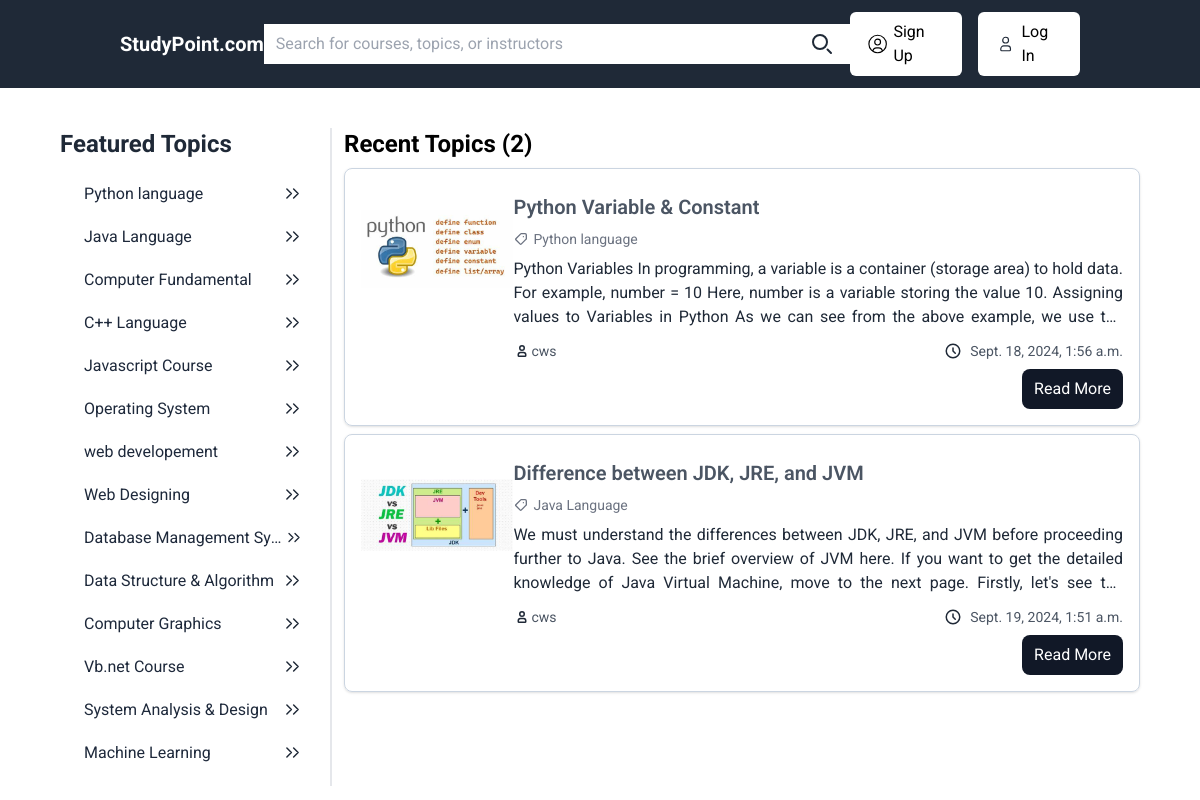
The page / on the database its author committed.
### cms/models.py (models this page shows, shortened)
class Topic(models.Model):
    name = models.CharField(max_length=200)
    description = models.TextField()
    created_at = models.DateTimeField(auto_now_add=True)

class Content(models.Model):
    topic = models.ForeignKey(Topic, on_delete=models.CASCADE)
    title = models.CharField(max_length=200)
    content = models.TextField()
    created_at = models.DateTimeField(auto_now_add=True)
    feature_image = models.ImageField(upload_to="content/")
    author = models.ForeignKey(User, on_delete=models.SET_NULL, blank=True, null=True)
    class Meta:
        ordering = ['-title']

### cms/views.py (the view)
# urls.py: path("", homepage, name="homepage"),
def homepage(request):
    data = {}
    data['title'] = "Recent Topics"
    data['categories'] = Topic.objects.all()
    data['posts'] = Content.objects.all()
    return render(request, 'home.html', data)

### templates/home.html (shortened to what this page needs)
{% extends 'base.html' %}
{% block "content" %}
    <div class="flex flex-1">
        <h2 class="text-black font-bold text-2xl">{{title}} ({{posts|length}})</h2>
    </div>
    <div class="flex flex-1 flex-col mt-2">
        <div class="flex-1 flex flex-col gap-2">
            {% for post in posts %}
                <div class="flex p-4 border border-slate-300 rounded-lg shadow">
                    <div class="flex-1 items-center">
                        <img class="object-contain w-full h-32" src="{{ post.feature_image.url }}" alt="Post Image">
                    </div>
                    <div class="flex-[4]">
                        <h3 class="text-xl my-2 font-semibold text-gray-600">{{ post.title }}</h3>
                        <div class="flex flex-1 my-2">
                            <p class="text-sm flex gap-1 text-gray-500 items-center">
                                {{post.topic.name}}</p>
                        </div>
                        <p class="text-md text-justify mb-3 text-gray-800 line-clamp-3">{{ post.content }}</p>
                        <div class="flex items-cente my-2 justify-between">
                            <span class="text-sm text-gray-600 flex items-center">
                                {{ post.author }}</span>
                            <span class="ml-2 text-sm text-gray-600 flex gap-2 items-center">
                                <svg class="w-[18px] h-[18px] text-gray-800 dark:text-white" aria-hidden="true" xmlns="http://www.w3.org/2000/svg" width="24" height="24" fill="none" viewBox="0 0 24 24">
                                    <path stroke="currentColor" stroke-linecap="round" stroke-linejoin="round" stroke-width="2" d="M12 8v4l3 3m6-3a9 9 0 1 1-18 0 9 9 0 0 1 18 0Z"/>
                                  </svg>
                                {{ post.created_at }}</span>
                        </div>
                        <div class="flex flex-1 justify-end">
                            <a href="{% url 'show' post.id %}" class="bg-gray-900 rounded-lg text-white px-3 py-2 hover:bg-gray-600">Read More</a>
                        </div>
                    </div>
                </div>
            {% endfor %}
        </div>
    </div>
{% endblock %}

### templates/base.html (shortened to what this page needs)
<!DOCTYPE html>
<html lang="en">
<head>
    <script src="https://cdn.tailwindcss.com"></script>
</head>
<body>
    <div class="flex flex-1 bg-gray-800 py-3 px-[10%] justify-between items-center">
            <a href="{% url 'homepage' %}"><h1 class="text-xl font-bold text-white">StudyPoint.com</h1></a>
            <form action="{% url 'search' %}" method="get" class="flex bg-white">
                <input type="text" name="q" placeholder="Search for courses, topics, or instructors" size="60" class="bg-transparent w-full px-3 py-2 rounded-md focus:outline-none" />
                <button type="submit" class="px-4 py-2 rounded-md">
                    <svg class="w-6 h-6 text-gray-800 dark:text-white" aria-hidden="true" xmlns="http://www.w3.org/2000/svg" width="24" height="24" fill="none" viewBox="0 0 24 24">
                        <path stroke="currentColor" stroke-linecap="round" stroke-width="2" d="m21 21-3.5-3.5M17 10a7 7 0 1 1-14 0 7 7 0 0 1 14 0Z"/>
                      </svg>
                </button>
            </form>
            <div class="flex items-center">
                {% if request.user.is_authenticated %}
                <a href="{% url 'register' %}" class="px-4 mr-2 py-2 rounded-md text-white flex items-center gap-1 ">
                    <svg class="w-6 h-6 text-white" aria-hidden="true" xmlns="http://www.w3.org/2000/svg" width="24" height="24" fill="none" viewBox="0 0 24 24">
                        <path stroke="currentColor" stroke-linecap="round" stroke-linejoin="round" stroke-width="1.2" d="M12 21a9 9 0 1 0 0-18 9 9 0 0 0 0 18Zm0 0a8.949 8.949 0 0 0 4.951-1.488A3.987 3.987 0 0 0 13 16h-2a3.987 3.987 0 0 0-3.951 3.512A8.948 8.948 0 0 0 12 21Zm3-11a3 3 0 1 1-6 0 3 3 0 0 1 6 0Z"/>
                      </svg>
                    {{user.username}}
                </a>
                <a href="{% url 'logout' %}" class="px-4 py-2 rounded-md flex items-center gap-1  bg-white ">
                    <svg class="w-6 h-6 text-gray-800 dark:text-white" aria-hidden="true" xmlns="http://www.w3.org/2000/svg" width="24" height="24" fill="none" viewBox="0 0 24 24">
                        <path stroke="currentColor" stroke-linecap="round" stroke-linejoin="round" stroke-width="1.2" d="M12 21a9 9 0 1 0 0-18 9 9 0 0 0 0 18Zm0 0a8.949 8.949 0 0 0 4.951-1.488A3.987 3.987 0 0 0 13 16h-2a3.987 3.987 0 0 0-3.951 3.512A8.948 8.948 0 0 0 12 21Zm3-11a3 3 0 1 1-6 0 3 3 0 0 1 6 0Z"/>
                      </svg>
                    Logout
                </a>
                {% else %}
                <a href="{% url 'register' %}" class="px-4 py-2 rounded-md flex items-center gap-1  bg-white ">
                    Sign Up
                </a>
                <a href="{% url 'login' %}" class="px-4 py-2 ml-4 rounded-md text-black bg-white flex items-center gap-1">
                    Log In</a>
                {% endif %}
            </div>
        </div>
    <div class="flex flex-1 mt-10 px-[5%] divide-x-2">
        <div class="w-3/12">
            <h2 class="text-2xl font-bold text-gray-800">Featured Topics</h2>
            <div class="flex flex-col p-3">
                {% for cat in categories %}
                <a href="{% url 'filter' cat.id %}" class="text-slate-800 px-3 py-2 w-full  flex justify-between items-center hover:bg-slate-100">
                    <span class="truncate"> {{cat.name}}</span>
                    <svg class="w-[27px] h-[27px] text-gray-800 dark:text-white" aria-hidden="true" xmlns="http://www.w3.org/2000/svg" width="24" height="24" fill="none" viewBox="0 0 24 24">
                        <path stroke="currentColor" stroke-linecap="round" stroke-linejoin="round" stroke-width="1.3" d="m7 16 4-4-4-4m6 8 4-4-4-4"/>
                      </svg>
                   </a>
                {% endfor %}
            </div>
        </div>
        <div class="w-9/12 pl-3">
            <div class="">
                {% block "content" %}
            {% endblock %}
            </div>
        </div>
    </div>
</body>
</html>

### templates/base.html (style rules this page uses)
* { font-family: "Roboto", system-ui!important; }

### rows shown on the page
Topic: name "Python language"
Topic: name "Java Language"
Topic: name "Computer Fundamental"
Topic: name "C++ Language"
Topic: name "Javascript Course"
Topic: name "Operating System"
Topic: name "web developement"
Topic: name "Web Designing"
Topic: name "Database Management Sy…"
Topic: name "Data Structure & Algorithm"
Topic: name "Computer Graphics"
Topic: name "Vb.net Course"
Topic: name "System Analysis & Design"
Topic: name "Machine Learning"
Content: feature_image (picture), title "Python Variable & Constant", topic.name "Python language", content "Python Variables In programming, a variable is a container (storage area) to hold data. For example, number = 10 Here, number is a variable storing the value 10. Assigning values to Variables in Python As we can see from the above example, we use…", author "cws", created_at "Sept. 18, 2024, 1:56 a.m."
Content: feature_image (picture), title "Difference between JDK, JRE, and JVM", topic.name "Java Language", content "We must understand the differences between JDK, JRE, and JVM before proceeding further to Java. See the brief overview of JVM here. If you want to get the detailed knowledge of Java Virtual Machine, move to the next page. Firstly, let's see…", author "cws", created_at "Sept. 19, 2024, 1:51 a.m."

### other values the page prints
{{ title }} "Recent Topics"
{{ posts|length }} "2"
